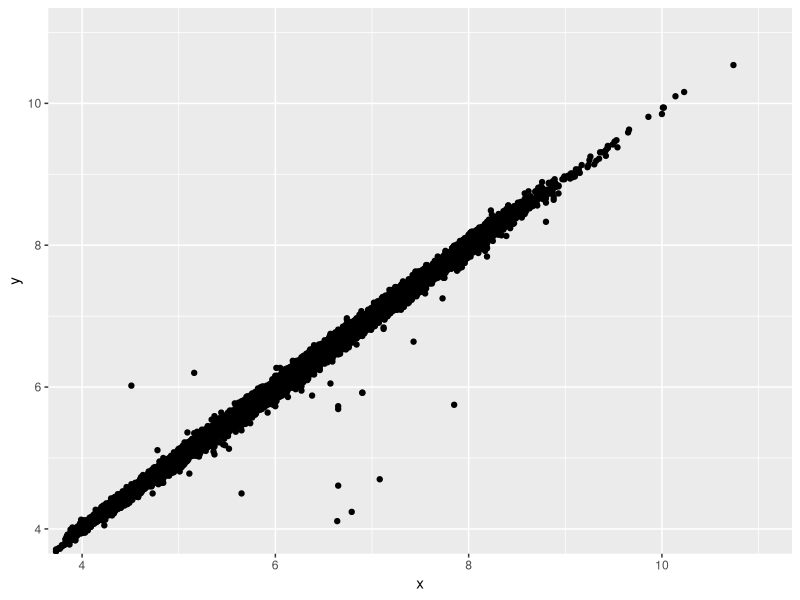

This chart was generated by the following R code:
## ---- chunk 1
knitr::opts_chunk$set(echo = TRUE)
library(tidyverse)
library(ggplot2)
## ---- chunk 2
ggplot(data = diamonds) +
  geom_point(mapping = aes(x = x, y = y)) +
  coord_cartesian(xlim = c(4, 11), ylim = c(4, 11))
